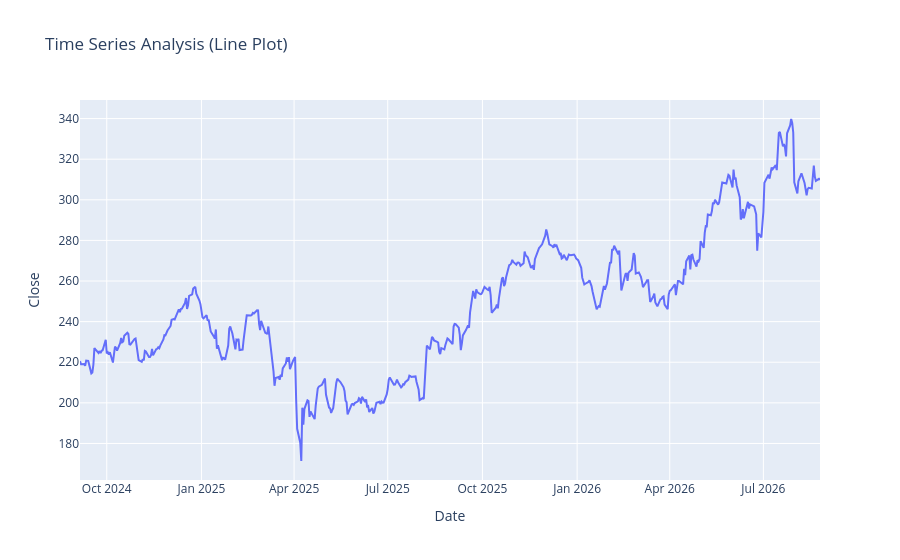

Notebook code cell kept with this figure:
### Code cell
df.columns = df.columns.get_level_values(0)
import plotly.express as px
figure = px.line(df, x = df.index, y = "Close", title = "Time Series Analysis (Line Plot)")
figure.show()

### Figure 1 — Plotly figure (JSON) as saved in the notebook; plotly's stock layout.template omitted (floating-point values rounded to 4 significant figures; data arrays with more than 128 entries replaced by an {"elided": "..."} marker saying what was removed)
{"data": [{"hovertemplate": "Date=%{x}<br>Close=%{y}<extra></extra>", "legendgroup": "", "line": {"color": "#636efa", "dash": "solid"}, "marker": {"symbol": "circle"}, "mode": "lines", "name": "", "orientation": "v", "showlegend": false, "type": "scatter", "x": {"elided": "494 str values"}, "xaxis": "x", "y": {"elided": "494 float values"}, "yaxis": "y"}], "layout": {"legend": {"tracegroupgap": 0}, "title": {"text": "Time Series Analysis (Line Plot)"}, "xaxis": {"anchor": "y", "domain": [0, 1], "title": {"text": "Date"}}, "yaxis": {"anchor": "x", "domain": [0, 1], "title": {"text": "Close"}}}}
